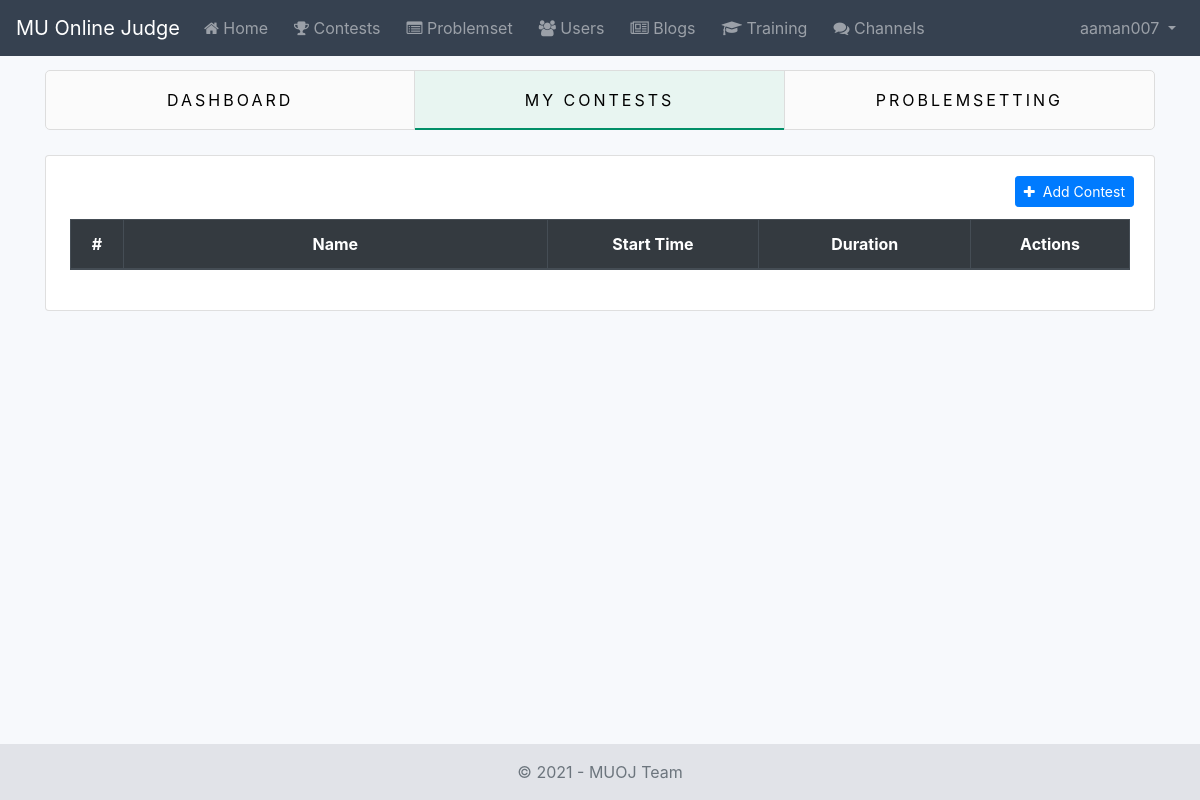
/dashboard/contests/ (signed in), run on an earlier commit of the app's database.
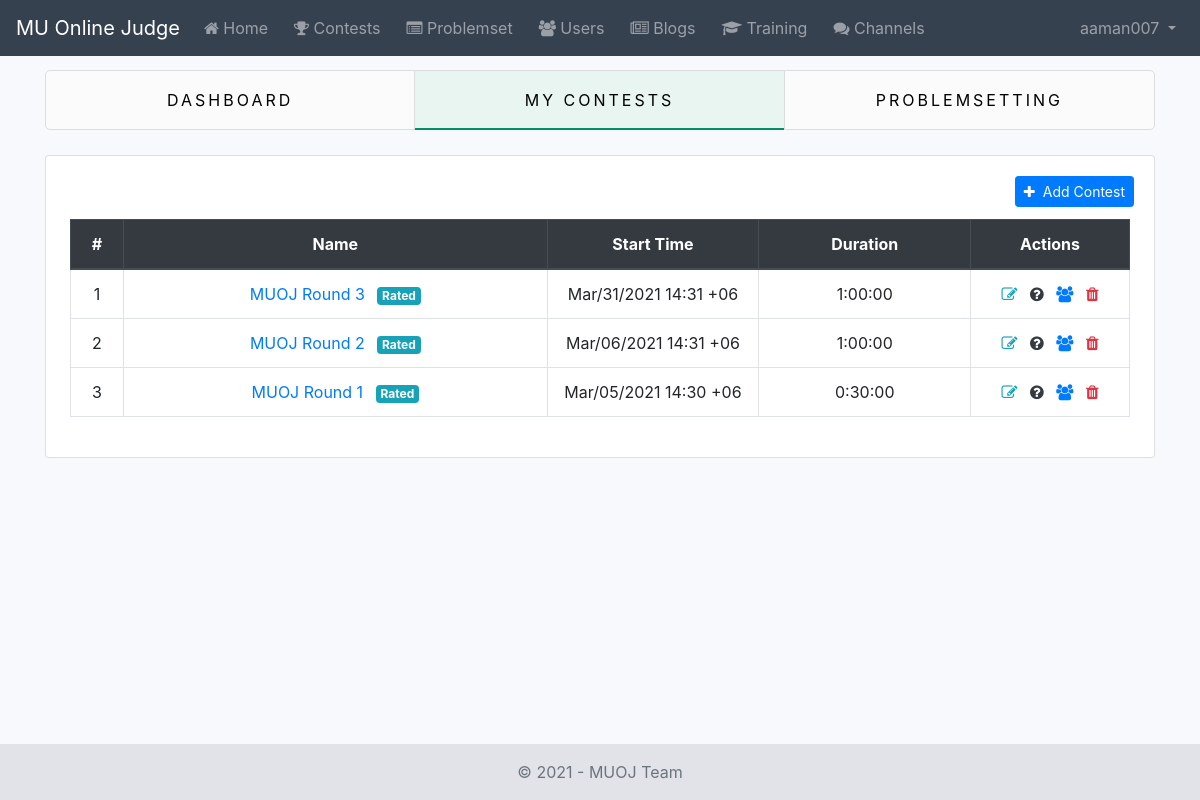
And on a later commit of the database.
### contest/models.py (models this page shows, shortened)
class Contest(AbstractBaseModel):
    title = models.CharField(verbose_name=_('Title'), max_length=200)
    description = RichTextField(verbose_name=_('Description'), blank=True)
    start_time = models.DateTimeField(verbose_name=_('Start Time'))
    duration = models.DurationField(verbose_name=_('Duration'))
    openness = models.BooleanField(verbose_name=_('Openness'), default=False)
    is_rated = models.BooleanField(verbose_name=_('Is Rated'), default=False)
    rating_applied = models.BooleanField(verbose_name=_('Rating Applied?'), default=False)
    problem_ids = models.JSONField(verbose_name=_('Problem Ids'), default=list)
    problem_scores = models.JSONField(verbose_name=_('Problem Scores'), default=list)
    """
    Standings Format
    [
        {
            'id': 23,
            'username': 'Farhan_Meb',
            'rank': 1400,
            'total_score': 300,
            'scores_per_problem': [100, 200]
        },
        {
            'id': 24,
            'username': 'Decayed',
            'rank': 1200,
            'total_score': 200,
            'scores_per_problem': [0, 200]
        }
    ]
    """
    standings = models.JSONField(verbose_name=_('Standings'), default=list, blank=True)
    author = models.ForeignKey(
        verbose_name=_('Author'),
        to=User,
        related_name='contests',
        on_delete=models.SET_NULL,
        null=True
    )
    contestants = models.ManyToManyField(
        verbose_name=_('Contestants'),
        to=User,
        related_name='contestants',
        blank=True
    )
    objects = ContestManager()
    class Meta:
        verbose_name = _('Contest')
        verbose_name_plural = _('Contests')
        ordering = ['-id']

### dashboard/views.py (the view)
# urls.py: path('contests/', MyContestListView.as_view(), name='my-contests'),
class MyContestListView(IsAdminUserMixin, ListView):
    model = Contest
    template_name = 'dashboard/contest_list.html'
    context_object_name = 'contests'
    def get_queryset(self):
        return Contest.objects.filter(author=self.request.user).order_by('-created_at')
    def get_context_data(self, **kwargs):
        context = super().get_context_data(**kwargs)
        context.update({
            'my_contests_tab': 'active'
        })
        return context

### dashboard/mixins.py (called while the page is built)
    def test_func(self):
        return getattr(self, 'request').user.is_superuser

### dashboard/templates/dashboard/contest_list.html (shortened to what this page needs)
{% extends 'dashboard/base.html' %}
{% block content %}
    {% include 'dashboard/snippets/list_tabs.html' %}
    <div class="card">
        <div class="card-body">
            <a href="{% url 'dashboard:contest-create' %}" class="add-contest btn btn-sm btn-primary float-right mr-0 mb-2">
                <i class="fa fa-plus mr-1"></i> Add Contest
            </a>
            <div class="table-responsive p-1">
                <table class="table table-hover text-center table-bordered">
                    <thead class="thead-dark">
                        <tr>
                            <th > #</th>
                            <th width="40%"> Name</th>
                            <th width="20%"> Start Time </th>
                            <th width="20%"> Duration</th>
                            <th width="15%"> Actions </th>
                        </tr>
                    </thead>
                    <tbody>
                        {% for contest in contests %}
                            <tr>
                                <td> {{ forloop.counter }} </td>
                                <td>
                                    <a href="{% url 'dashboard:contest-statistics' contest.id %}">
                                        {{ contest.title }}
                                        {% if contest.is_rated %}
                                            <span class="ml-2 badge badge-info"> Rated </span>
                                        {% endif %}
                                    </a>
                                </td>
                                <td> {{ contest.start_time|date:"M/d/o H:i e" }} </td>
                                <td>{{ contest.duration }}</td>
                                <td>
                                    <a class="text-info" href="{% url 'dashboard:contest-update' contest.id %}">
                                        <i class="fa fa-edit" title="Update Info"></i>
                                    </a>
                                    <a class="ml-2 text-dark" href="{% url 'dashboard:contest-problems' contest.id %}">
                                        <i class="fa fa-question-circle" title="Problems"></i>
                                    </a>
                                    <a class="ml-2 text-primary" href="{% url 'dashboard:contest-authors' contest.id %}">
                                        <i class="fa fa-users" title="Authors"></i>
                                    </a>
                                    <a data-id="{{ contest.id }}" class="ml-2 delete-contest text-danger" href="#">
                                        <i class="fa fa-trash" title="Delete"></i>
                                    </a>
                                </td>
                            </tr>
                        {% endfor %}
                    </tbody>
                </table>
            </div>
        </div>
    </div>
{% endblock %}

What changed in the data, as far as the page shows it:
added Contest: title "MUOJ Round 3", is_rated "Rated", start_time "Mar/31/2021 14:31 +06", duration "1:00:00"
added Contest: title "MUOJ Round 2", is_rated "Rated", start_time "Mar/06/2021 14:31 +06", duration "1:00:00"
added Contest: title "MUOJ Round 1", is_rated "Rated", start_time "Mar/05/2021 14:30 +06", duration "0:30:00"
